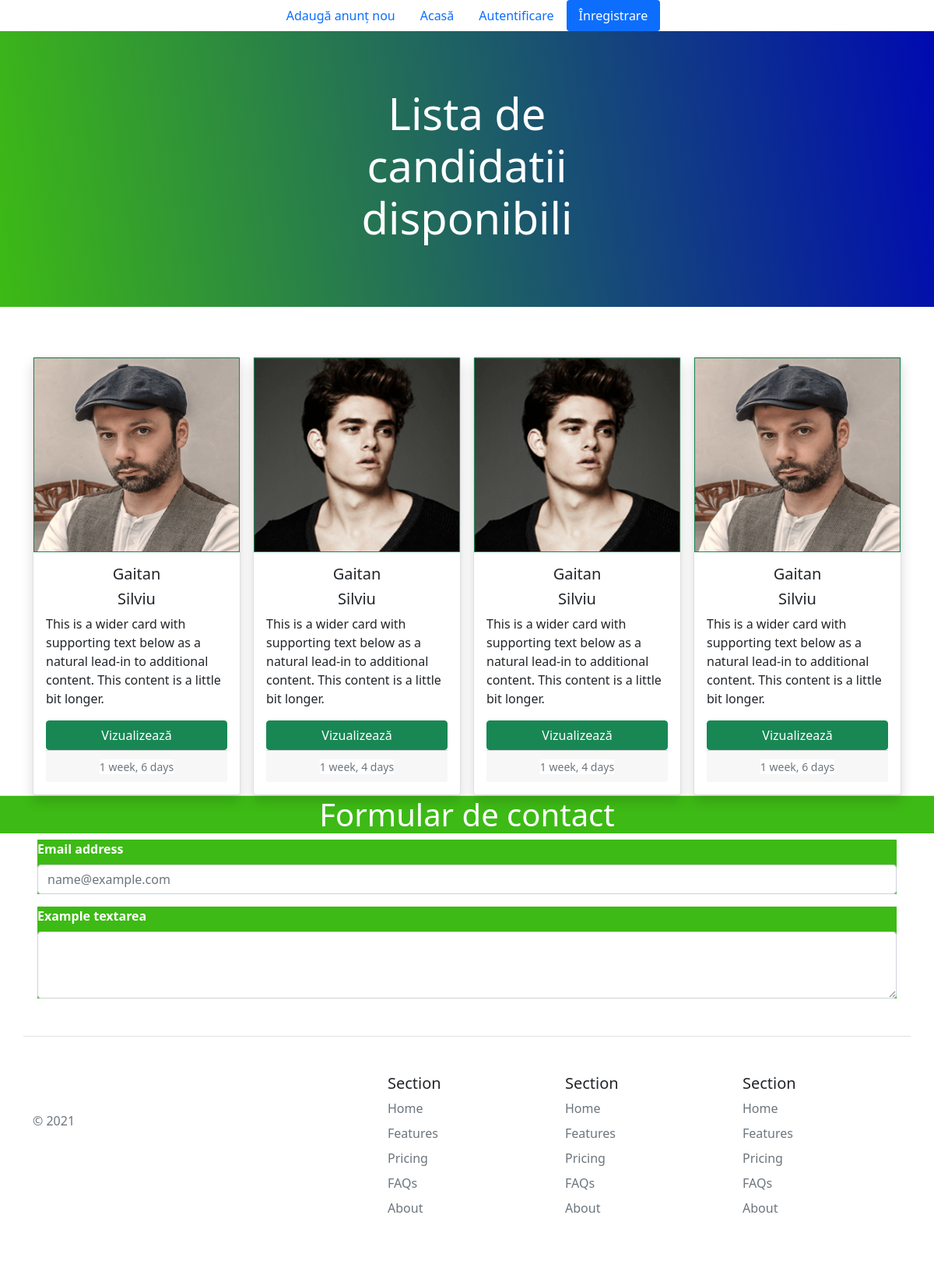
Page /list-of-candidats/ on the committed database.
### main/models.py (models this page shows)
class User(AbstractUser):
    open_to_work_choices = (('yes', 'Da'), ('no', 'Nu'))
    phone = models.CharField('telefon:', max_length=15)
    city = models.CharField(max_length=200)
    birthday = models.DateField(null=True, blank=True)
    open_to_work = models.CharField(max_length=10, choices=open_to_work_choices, default='no',
                                    null=True, blank=True)
    created_at = models.DateTimeField(auto_now_add=True)
    photo = models.ImageField(upload_to='static/users/profile', null=True, blank=True)
    about = models.TextField(max_length=2000, null=True, blank=True)

### main/views.py (the view)
# urls.py: path('list-of-candidats/', views.UserListView.as_view(), name='list_candidates'),
class UserListView(ListView):
    template_name = 'userextend/user_list.html'
    model = User
    permission_required = 'ad.view_candidates'

### main/context_processors.py (called while the page is built)
def common_data(request):
    all_candidates = User.objects.filter(is_superuser=0)
    all_ads = Ad.objects.all().order_by('-created_at')
    all_jobs = Ad.objects.all().count()
    all_jobs_in_the_past_7_days = Ad.objects.filter(created_at__gte=datetime.now() - timedelta(days=7))
    profile = None
    if request.user.is_authenticated:
        profile = User.objects.get(id=request.user.id)
    context = {'user_form': UserForm(),
               'login_form': AuthenticationForm(),
               'profil': profile,
               'all_ads': all_ads,
               'all_candidates': all_candidates,
               'all_jobs': all_jobs,
               'all_jobs_in_the_past_7_days': all_jobs_in_the_past_7_days.count(),
               }
    return context

### templates/userextend/user_list.html (shortened to what this page needs)
{% extends 'base.html' %}
{% block content %}
    <div class="position-relative overflow-hidden p-2 text-center bg-light back-color text-white">
        <div class="col-md-5 p-lg-5 mx-auto my-3">
            <h1 class="display-4 fw-normal">Lista de candidatii disponibili</h1>
        </div>
    </div>
    <div class="container">
        <div class="row row-cols-1 row-cols-sm-2 row-cols-md-4 g-3 mt-5">
            {% for candidat in all_candidates %}
                <div class="col">
                    <div class="card shadow">
                        {% if candidat.photo %}
                            <img src="{{ candidat.photo.url }}" class="border border-success" alt="..."
                                 width="100%"
                                 height="250px">
                        {% else %}
                            <img src="../../static/img/icon.jpg" class="border border-success" alt="..."
                                 width="100%"
                                 height="250px">
                        {% endif %}
                        <div class="card-body">
                            <h5 class="card-title text-center">{{ candidat.first_name }}</h5>
                            <h5 class="card-title text-center">{{ candidat.last_name }}</h5>
                            <p class="card-text">This is a wider card with supporting text below as a natural
                                lead-in to
                                additional content. This content is a little bit longer.</p>
                            <div class="justify-content-between align-items-center">
                                <div class="d-grid text-center ">
                                    <a href="{% url 'candidate_details' candidat.id %}" class="btn btn-success">Vizualizează</a>
                                </div>
                            </div>
                            <div class="card-footer text-center">
                                <small class="text-muted bg-white">{{ candidat.created_at|timesince }}</small>
                            </div>
                        </div>
                    </div>
                </div>
            {% endfor %}
        </div>
    </div>
{% endblock %}

### static/css/style.css (style rules this page uses)
.back-color { background: rgb(61, 186, 21); background: linear-gradient(82deg, rgb(61, 186, 21) 0%, rgba(0,10,177,1) 100%); }

### rows in the picture
User: photo (picture), first_name "Gaitan", last_name "Silviu", created_at "1 week, 6 days"
User: photo (picture), first_name "Gaitan", last_name "Silviu", created_at "1 week, 4 days"
User: photo (picture), first_name "Gaitan", last_name "Silviu", created_at "1 week, 4 days"
User: photo (picture), first_name "Gaitan", last_name "Silviu", created_at "1 week, 6 days"
